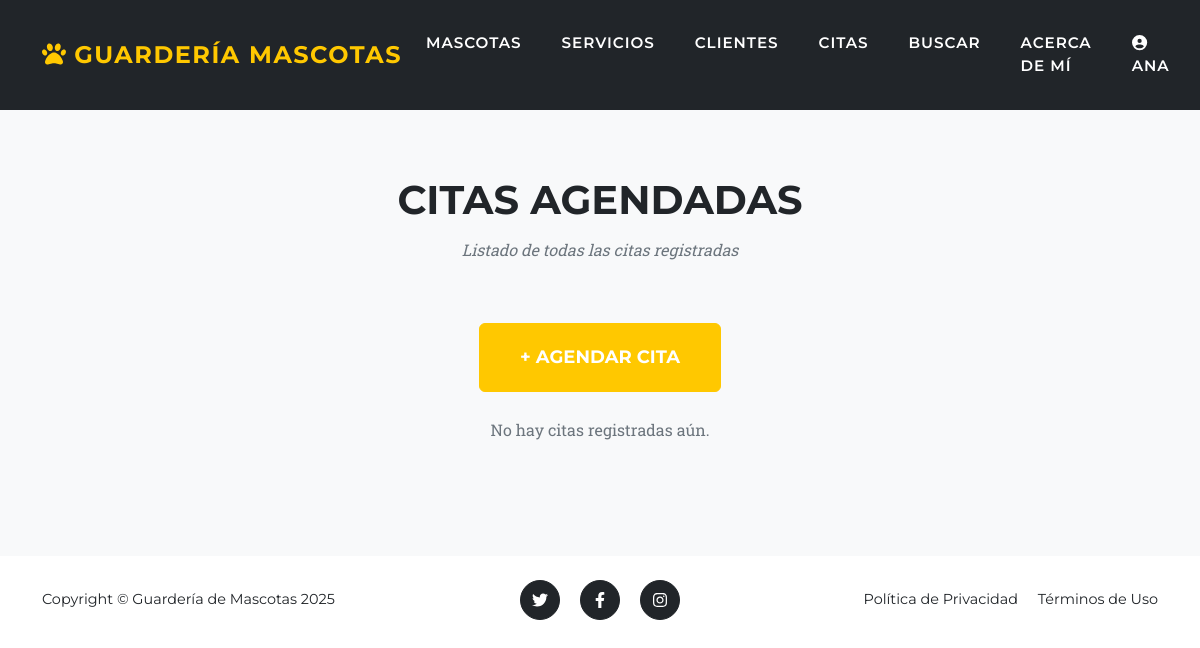
The page /citas/ (signed in) on the database as committed earlier.
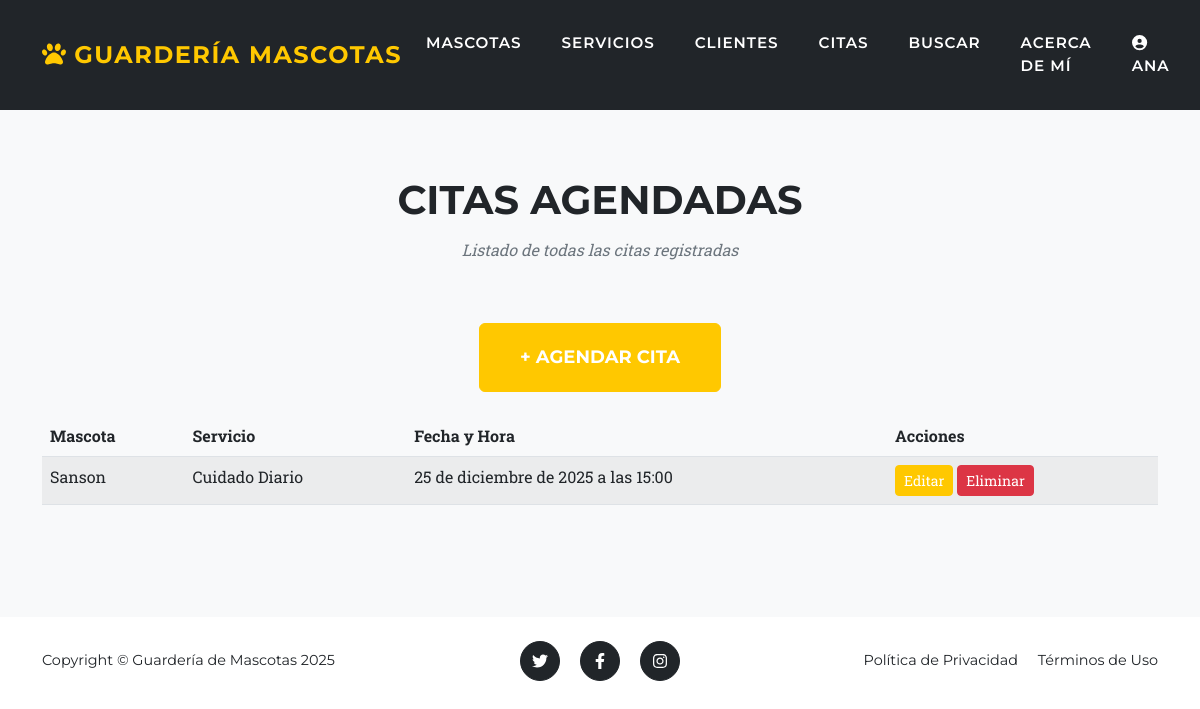
The same page on the database as committed later.
### entidades/models.py (models this page shows, shortened)
class cita(models.Model):
    mascota = models.ForeignKey(mascota, on_delete=models.CASCADE)
    servicio = models.ForeignKey(servicio, on_delete=models.CASCADE)
    fecha_hora = models.DateTimeField()

class mascota(models.Model):
    usuario = models.ForeignKey(User, on_delete=models.CASCADE)
    cliente = models.ForeignKey(cliente, on_delete=models.CASCADE, blank=True, null=True)
    nombre = models.CharField(max_length=50)
    raza = models.CharField(max_length=50, blank=True)
    edad = models.IntegerField()
    tipo = models.CharField(max_length=30)
    observaciones = models.TextField(blank=True, null=True)
    telefono_contacto = models.CharField(max_length=15, blank=True)

class servicio(models.Model):
    nombre_servicio = models.CharField(max_length=100)
    descripcion = models.TextField()
    precio = models.DecimalField(max_digits=10, decimal_places=2)

### entidades/views.py (the view)
# urls.py: path('citas/', views.citas_list, name='citas_list'),
@login_required(login_url='login')
def citas_list(request):
    if request.user.is_staff:  # Si es admin
        citas = cita.objects.all()
    else:  # Si es usuario normal, solo sus citas
        citas = cita.objects.filter(mascota__usuario=request.user)
    return render(request, 'entidades/cita_list.html', {'citas': citas})

### entidades/templates/entidades/cita_list.html (shortened to what this page needs)
{% extends 'entidades/base.html' %}
{% block content %}
<section class="page-section bg-light" id="citas">
    <div class="container">
        <div class="text-center">
            <h2 class="section-heading text-uppercase">Citas Agendadas</h2>
            <h3 class="section-subheading text-muted">Listado de todas las citas registradas</h3>
        </div>
        <div class="text-center mb-4">
            <a href="{% url 'cita_create' %}" class="btn btn-primary btn-xl text-uppercase">+ Agendar Cita</a>
        </div>
        {% if citas %}
        <div class="table-responsive">
            <table class="table table-striped">
                <thead>
                    <tr>
                        <th>Mascota</th>
                        <th>Servicio</th>
                        <th>Fecha y Hora</th>
                        <th>Acciones</th>
                    </tr>
                </thead>
                <tbody>
                    {% for cita in citas %}
                    <tr>
                        <td>{{ cita.mascota.nombre }}</td>
                        <td>{{ cita.servicio.nombre_servicio }}</td>
                        <td>{{ cita.fecha_hora }}</td>
                        <td>
                            <a href="{% url 'cita_edit' cita.pk %}" class="btn btn-warning btn-sm">Editar</a>
                            <a href="{% url 'cita_delete' cita.pk %}" class="btn btn-danger btn-sm">Eliminar</a>
                        </td>
                    </tr>
                    {% endfor %}
                </tbody>
            </table>
        </div>
        {% else %}
        <p class="text-center text-muted">No hay citas registradas aún.</p>
        {% endif %}
    </div>
</section>
{% endblock %}

Rows that differ between the two databases and show on the page:
added cita: mascota.nombre "Sanson", servicio.nombre_servicio "Cuidado Diario", fecha_hora "25 de diciembre de 2025 a las 15:00"
Other text that changed with them:
text no longer shown: "No hay citas registradas aún."
text now shown: "Mascota Servicio Fecha y Hora Acciones"
